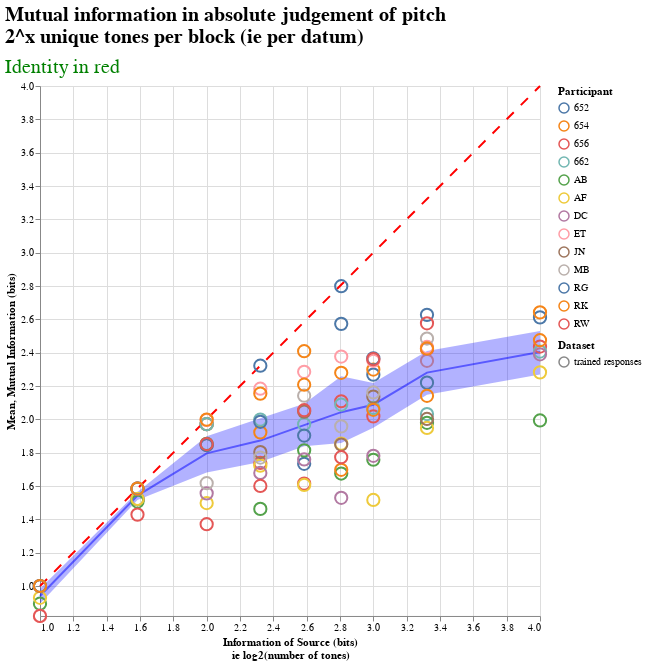

Here is the notebook cell this chart was saved with:
### Code cell
plot_mutual_info(response_df)

### Figure 1 — Vega-Lite specification as saved in the notebook (floating-point values rounded to 4 significant figures)
{"config": {"view": {"continuousWidth": 400, "continuousHeight": 300}, "title": {"anchor": "start", "font": "Helvetica", "fontSize": 20}}, "layer": [{"layer": [{"mark": {"type": "line", "color": "blue", "opacity": 0.5}, "encoding": {"x": {"type": "quantitative", "field": "source", "scale": {"domain": [1.0, 4.0]}, "title": ["Information of Source (bits)", "ie log2(number of tones)"]}, "y": {"type": "quantitative", "aggregate": "mean", "field": "mutual", "scale": {"domain": [0.8201, 4.0]}, "title": "Mean"}}, "height": 530.0, "title": {"text": ["Mutual information in absolute judgement of pitch", "2^x unique tones per block (ie per datum)"], "subtitle": ["Identity in red"], "color": "black", "subtitleColor": "green", "subtitleFontSize": 20, "subtitlePadding": 10}, "width": 500}, {"mark": {"type": "errorband", "color": "blue", "extent": "ci"}, "encoding": {"x": {"type": "quantitative", "field": "source", "scale": {"domain": [1.0, 4.0]}, "title": ["Information of Source (bits)", "ie log2(number of tones)"]}, "y": {"type": "quantitative", "field": "mutual", "scale": {"domain": [0.8201, 4.0]}, "title": ""}}, "height": 530.0, "title": {"text": ["Mutual information in absolute judgement of pitch", "2^x unique tones per block (ie per datum)"], "subtitle": ["Identity in red"], "color": "black", "subtitleColor": "green", "subtitleFontSize": 20, "subtitlePadding": 10}, "width": 500}], "data": {"name": "data-d7622060d50a57144b6e819bc8f1cb2a"}}, {"data": {"name": "data-d7622060d50a57144b6e819bc8f1cb2a"}, "mark": {"type": "line", "color": "red", "strokeDash": [10, 10]}, "encoding": {"x": {"type": "quantitative", "field": "source", "scale": {"domain": [1.0, 4.0]}, "title": ["Information of Source (bits)", "ie log2(number of tones)"]}, "y": {"type": "quantitative", "field": "source", "scale": {"domain": [0.8201, 4.0]}, "title": ""}}, "height": 529, "title": {"text": ["Mutual information in absolute judgement of pitch", "2^x unique tones per block (ie per datum)"], "subtitle": ["Identity in red"], "color": "black", "subtitleColor": "green", "subtitleFontSize": 20, "subtitlePadding": 10}, "width": 500}, {"data": {"name": "data-d7622060d50a57144b6e819bc8f1cb2a"}, "mark": {"type": "point", "opacity": 1, "size": 150}, "encoding": {"color": {"type": "nominal", "field": "pid", "title": "Participant"}, "shape": {"type": "nominal", "field": "source_df", "title": "Dataset"}, "x": {"type": "quantitative", "field": "source", "scale": {"domain": [1.0, 4.0]}, "title": ["Information of Source (bits)", "ie log2(number of tones)"]}, "y": {"type": "quantitative", "axis": {"titleColor": "black"}, "field": "mutual", "scale": {"domain": [0.8201, 4.0]}, "title": "Mutual Information (bits)"}}, "height": 529, "title": {"text": ["Mutual information in absolute judgement of pitch", "2^x unique tones per block (ie per datum)"], "subtitle": ["Identity in red"], "color": "black", "subtitleColor": "green", "subtitleFontSize": 20, "subtitlePadding": 10}, "width": 500}], "$schema": "https://vega.github.io/schema/vega-lite/v4.8.1.json", "datasets": {"data-d7622060d50a57144b6e819bc8f1cb2a": [{"pid": "652", "source": 1.585, "mutual": 1.522, "source_df": "trained responses"}, {"pid": "652", "source": 2.0, "mutual": 1.971, "source_df": "trained responses"}, {"pid": "652", "source": 2.322, "mutual": 2.322, "source_df": "trained responses"}, {"pid": "652", "source": 2.585, "mutual": 1.733, "source_df": "trained responses"}, {"pid": "652", "source": 2.807, "mutual": 2.573, "source_df": "trained responses"}, {"pid": "652", "source": 3.0, "mutual": 2.268, "source_df": "trained responses"}, {"pid": "652", "source": 3.322, "mutual": 2.22, "source_df": "trained responses"}, {"pid": "652", "source": 4.0, "mutual": 2.612, "source_df": "trained responses"}, {"pid": "654", "source": 1.585, "mutual": 1.522, "source_df": "trained responses"}, {"pid": "654", "source": 2.0, "mutual": 1.971, "source_df": "trained responses"}, {"pid": "654", "source": 2.322, "mutual": 1.922, "source_df": "trained responses"}, {"pid": "654", "source": 2.585, "mutual": 2.409, "source_df": "trained responses"}, {"pid": "654", "source": 2.807, "mutual": 2.279, "source_df": "trained responses"}, {"pid": "654", "source": 3.0, "mutual": 2.299, "source_df": "trained responses"}, {"pid": "654", "source": 3.322, "mutual": 2.141, "source_df": "trained responses"}, {"pid": "654", "source": 4.0, "mutual": 2.642, "source_df": "trained responses"}, {"pid": "656", "source": 1.585, "mutual": 1.522, "source_df": "trained responses"}, {"pid": "656", "source": 2.0, "mutual": 1.371, "source_df": "trained responses"}, {"pid": "656", "source": 2.322, "mutual": 1.738, "source_df": "trained responses"}, {"pid": "656", "source": 2.585, "mutual": 1.615, "source_df": "trained responses"}, {"pid": "656", "source": 2.807, "mutual": 2.108, "source_df": "trained responses"}, {"pid": "656", "source": 3.0, "mutual": 2.018, "source_df": "trained responses"}, {"pid": "656", "source": 3.322, "mutual": 2.423, "source_df": "trained responses"}, {"pid": "656", "source": 4.0, "mutual": 2.437, "source_df": "trained responses"}, {"pid": "662", "source": 1.585, "mutual": 1.522, "source_df": "trained responses"}, {"pid": "662", "source": 2.0, "mutual": 1.971, "source_df": "trained responses"}, {"pid": "662", "source": 2.322, "mutual": 1.998, "source_df": "trained responses"}, {"pid": "662", "source": 2.585, "mutual": 1.971, "source_df": "trained responses"}, {"pid": "662", "source": 2.807, "mutual": 2.089, "source_df": "trained responses"}, {"pid": "662", "source": 3.0, "mutual": 2.068, "source_df": "trained responses"}, {"pid": "662", "source": 3.322, "mutual": 2.032, "source_df": "trained responses"}, {"pid": "662", "source": 4.0, "mutual": 2.407, "source_df": "trained responses"}, {"pid": "AB", "source": 1.0, "mutual": 0.8938, "source_df": "trained responses"}, {"pid": "AB", "source": 1.585, "mutual": 1.507, "source_df": "trained responses"}, {"pid": "AB", "source": 2.0, "mutual": 1.853, "source_df": "trained responses"}, {"pid": "AB", "source": 2.322, "mutual": 1.463, "source_df": "trained responses"}, {"pid": "AB", "source": 2.585, "mutual": 1.814, "source_df": "trained responses"}, {"pid": "AB", "source": 2.807, "mutual": 1.675, "source_df": "trained responses"}, {"pid": "AB", "source": 3.0, "mutual": 1.757, "source_df": "trained responses"}, {"pid": "AB", "source": 3.322, "mutual": 1.979, "source_df": "trained responses"}, {"pid": "AB", "source": 4.0, "mutual": 1.993, "source_df": "trained responses"}, {"pid": "AF", "source": 1.0, "mutual": 0.929, "source_df": "trained responses"}, {"pid": "AF", "source": 1.585, "mutual": 1.523, "source_df": "trained responses"}, {"pid": "AF", "source": 2.0, "mutual": 1.498, "source_df": "trained responses"}, {"pid": "AF", "source": 2.322, "mutual": 1.722, "source_df": "trained responses"}, {"pid": "AF", "source": 2.585, "mutual": 1.606, "source_df": "trained responses"}, {"pid": "AF", "source": 2.807, "mutual": 1.854, "source_df": "trained responses"}, {"pid": "AF", "source": 3.0, "mutual": 1.517, "source_df": "trained responses"}, {"pid": "AF", "source": 3.322, "mutual": 1.948, "source_df": "trained responses"}, {"pid": "AF", "source": 4.0, "mutual": 2.282, "source_df": "trained responses"}, {"pid": "DC", "source": 1.0, "mutual": 1.0, "source_df": "trained responses"}, {"pid": "DC", "source": 1.585, "mutual": 1.584, "source_df": "trained responses"}, {"pid": "DC", "source": 2.0, "mutual": 1.556, "source_df": "trained responses"}, {"pid": "DC", "source": 2.322, "mutual": 1.678, "source_df": "trained responses"}, {"pid": "DC", "source": 2.585, "mutual": 1.759, "source_df": "trained responses"}, {"pid": "DC", "source": 2.807, "mutual": 1.529, "source_df": "trained responses"}, {"pid": "DC", "source": 3.0, "mutual": 1.781, "source_df": "trained responses"}, {"pid": "DC", "source": 3.322, "mutual": 2.351, "source_df": "trained responses"}, {"pid": "DC", "source": 4.0, "mutual": 2.39, "source_df": "trained responses"}, {"pid": "ET", "source": 1.0, "mutual": 0.8201, "source_df": "trained responses"}, {"pid": "ET", "source": 1.585, "mutual": 1.584, "source_df": "trained responses"}, {"pid": "ET", "source": 2.0, "mutual": 1.997, "source_df": "trained responses"}, {"pid": "ET", "source": 2.322, "mutual": 2.184, "source_df": "trained responses"}, {"pid": "ET", "source": 2.585, "mutual": 2.285, "source_df": "trained responses"}, {"pid": "ET", "source": 2.807, "mutual": 2.377, "source_df": "trained responses"}, {"pid": "ET", "source": 3.0, "mutual": 2.351, "source_df": "trained responses"}, {"pid": "ET", "source": 3.322, "mutual": 2.434, "source_df": "trained responses"}, {"pid": "JN", "source": 1.0, "mutual": 1.0, "source_df": "trained responses"}, {"pid": "JN", "source": 1.585, "mutual": 1.584, "source_df": "trained responses"}, {"pid": "JN", "source": 2.0, "mutual": 1.846, "source_df": "trained responses"}, {"pid": "JN", "source": 2.322, "mutual": 1.804, "source_df": "trained responses"}, {"pid": "JN", "source": 2.585, "mutual": 2.046, "source_df": "trained responses"}, {"pid": "JN", "source": 2.807, "mutual": 1.849, "source_df": "trained responses"}, {"pid": "JN", "source": 3.0, "mutual": 2.136, "source_df": "trained responses"}, {"pid": "JN", "source": 3.322, "mutual": 2.002, "source_df": "trained responses"}, {"pid": "MB", "source": 1.0, "mutual": 1.0, "source_df": "trained responses"}, {"pid": "MB", "source": 1.585, "mutual": 1.584, "source_df": "trained responses"}, {"pid": "MB", "source": 2.0, "mutual": 1.617, "source_df": "trained responses"}, {"pid": "MB", "source": 2.322, "mutual": 1.771, "source_df": "trained responses"}, {"pid": "MB", "source": 2.585, "mutual": 2.142, "source_df": "trained responses"}, {"pid": "MB", "source": 2.807, "mutual": 1.958, "source_df": "trained responses"}, {"pid": "MB", "source": 3.0, "mutual": 2.161, "source_df": "trained responses"}, {"pid": "MB", "source": 3.322, "mutual": 2.485, "source_df": "trained responses"}, {"pid": "RG", "source": 1.0, "mutual": 1.0, "source_df": "trained responses"}, {"pid": "RG", "source": 1.585, "mutual": 1.584, "source_df": "trained responses"}, {"pid": "RG", "source": 2.0, "mutual": 1.846, "source_df": "trained responses"}, {"pid": "RG", "source": 2.322, "mutual": 1.985, "source_df": "trained responses"}, {"pid": "RG", "source": 2.585, "mutual": 1.903, "source_df": "trained responses"}, {"pid": "RG", "source": 2.807, "mutual": 2.799, "source_df": "trained responses"}, {"pid": "RG", "source": 3.0, "mutual": 2.366, "source_df": "trained responses"}, {"pid": "RG", "source": 3.322, "mutual": 2.627, "source_df": "trained responses"}, {"pid": "RK", "source": 1.0, "mutual": 1.0, "source_df": "trained responses"}, {"pid": "RK", "source": 1.585, "mutual": 1.585, "source_df": "trained responses"}, {"pid": "RK", "source": 2.0, "mutual": 1.998, "source_df": "trained responses"}, {"pid": "RK", "source": 2.322, "mutual": 2.154, "source_df": "trained responses"}, {"pid": "RK", "source": 2.585, "mutual": 2.208, "source_df": "trained responses"}, {"pid": "RK", "source": 2.807, "mutual": 1.697, "source_df": "trained responses"}, {"pid": "RK", "source": 3.0, "mutual": 2.057, "source_df": "trained responses"}, {"pid": "RK", "source": 3.322, "mutual": 2.425, "source_df": "trained responses"}, {"pid": "RK", "source": 4.0, "mutual": 2.475, "source_df": "trained responses"}, {"pid": "RW", "source": 1.0, "mutual": 0.8201, "source_df": "trained responses"}, {"pid": "RW", "source": 1.585, "mutual": 1.428, "source_df": "trained responses"}, {"pid": "RW", "source": 2.0, "mutual": 1.852, "source_df": "trained responses"}, {"pid": "RW", "source": 2.322, "mutual": 1.6, "source_df": "trained responses"}, {"pid": "RW", "source": 2.585, "mutual": 2.055, "source_df": "trained responses"}, {"pid": "RW", "source": 2.807, "mutual": 1.773, "source_df": "trained responses"}, {"pid": "RW", "source": 3.0, "mutual": 2.361, "source_df": "trained responses"}, {"pid": "RW", "source": 3.322, "mutual": 2.576, "source_df": "trained responses"}]}}
